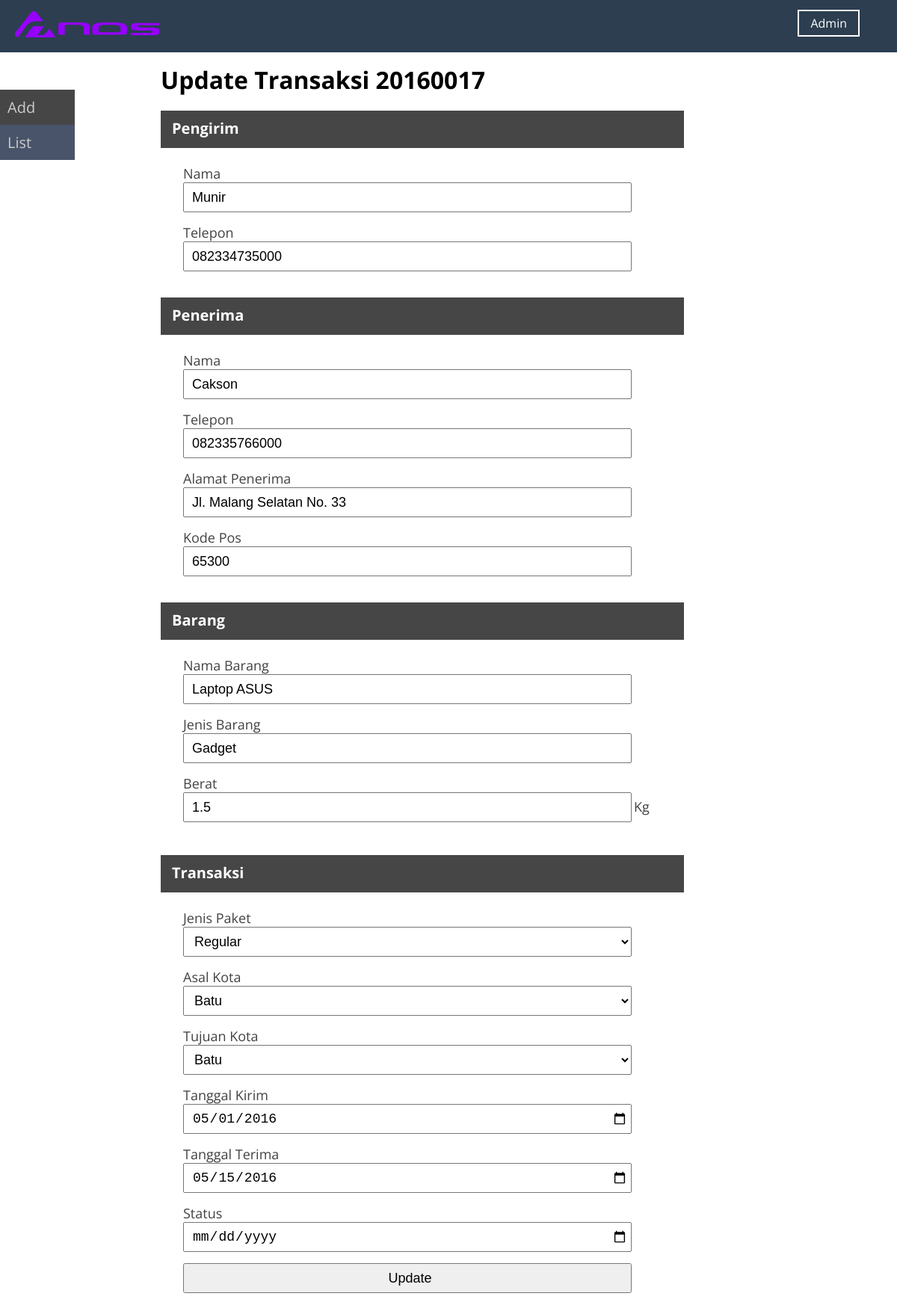
Page /ekspedisi/NOS/index.php?operation=update&id=20160017 on the committed database.
### tables this page shows
CREATE TABLE `transaksi` (
  `no_resi` varchar(16) NOT NULL,
  `id_pengirim` int(11) NOT NULL,
  `id_penerima` int(11) NOT NULL,
  `id_barang` int(11) NOT NULL,
  `jenis_paket` varchar(16) NOT NULL,
  `asal_kota` varchar(32) NOT NULL,
  `tujuan_kota` varchar(32) NOT NULL,
  `tgl_kirim` date NOT NULL,
  `tgl_terima` date NOT NULL,
  `status` varchar(16) NOT NULL,
  `harga` double NOT NULL
);

CREATE TABLE `pengirim` (
  `id_pengirim` int(11) NOT NULL,
  `id_penerima` int(11) NOT NULL,
  `id_barang` int(11) NOT NULL,
  `nama_pengirim` varchar(32) NOT NULL,
  `telepon_pengirim` varchar(16) NOT NULL
);

CREATE TABLE `penerima` (
  `id_penerima` int(11) NOT NULL,
  `nama_penerima` varchar(32) NOT NULL,
  `telepon_penerima` varchar(16) NOT NULL,
  `alamat_penerima` varchar(128) NOT NULL,
  `kode_pos` varchar(6) NOT NULL
);

CREATE TABLE `barang` (
  `id_barang` int(11) NOT NULL,
  `nama_barang` varchar(32) NOT NULL,
  `jenis_barang` varchar(32) NOT NULL,
  `berat_barang` double NOT NULL
);

### ekspedisi/NOS/index.php (called while the page is built)
<?php
require_once 'Controller/MainController.php';
$controller = new MainController();
$controller->requestTransaksi();

### ekspedisi/NOS/Models/Transaksi.php (called while the page is built, shortened)
<?php
require_once 'Models/Service.php';
class Transaksi{
	private $service = NULL;
	public function __construct(){
		$this->service = new Service();
	}
	public function getTransaksi($id){
		$resource = $this->service->selectById($id);
		return $resource;
	}
}

### ekspedisi/NOS/Models/Service.php (called while the page is built, shortened)
<?php
class Service{
	public $connection;
	public function __construct(){
		$this->connection = mysqli_connect("localhost","admin","admin1","ekspedisi");
	}
	public function selectById($id){
		$action = mysqli_query($this->connection,"SELECT t.no_resi, p.nama_pengirim, p.telepon_pengirim,
			pa.nama_penerima, pa.telepon_penerima, pa.alamat_penerima, pa.kode_pos, b.nama_barang,
			b.jenis_barang, b.berat_barang, t.jenis_paket, t.asal_kota, t.tujuan_kota,
			t.tgl_kirim, t.tgl_terima, t.status, t.harga , t.id_pengirim , t.id_penerima, t.id_barang
			FROM transaksi t JOIN pengirim p ON t.id_pengirim = p.id_pengirim
			JOIN penerima pa ON t.id_penerima = pa.id_penerima JOIN barang b ON t.id_barang = b.id_barang
			WHERE no_resi = $id") or die("error");
		return mysqli_fetch_object($action);
	}
}

### ekspedisi/NOS/Views/Update-transaksi.php (the view, shortened to what this page needs)
<!DOCTYPE html>
<html>
<head>
	<link rel="stylesheet" type="text/css" href="Views/styles/global.css" />
</head>
<body>
	<div id="header">
        <div class="logo">
            <img id="icon-logo" src="Views/images/nos.png">
        </div>
        <div class="navMenu">
            <ul class="menu">
                <li><a href="#">Admin</a></li>
            </ul>
        </div>
	</div>
	<div id="container">
		<div class="sidebar">
			<ul id="nav">
				<li class="add"><a href="index.php?operation=add">Add</a></li>
				<li class="list"><a href="index.php?operation=list">List</a></li>
			</ul>
		</div>
		<div class="content">
            <h1>Update Transaksi <?php print $lists->no_resi; ?></h1>
            <div class="wrapper">
             <form id="myForm" role="form" action="" method="POST" onsubmit="return validasi()">
                <p id="section">Pengirim</p> <br>
                    <p id="label">Nama <p>
                    <input type="text" id="namaPengirim" name="namaPengirim"
                    value="<?php print $lists->nama_pengirim; ?>">
                    <br><br>
                    <p id="label">Telepon<p>
                    <input type="tel" id="teleponPengirim" name="teleponPengirim"
                    value="<?php print $lists->telepon_pengirim; ?>">
                    <br><br>
                <p id="section">Penerima</p> <br>
                    <p id="label">Nama<p>
                    <input type="text" id="namaPenerima" name="namaPenerima"
                    value="<?php print $lists->nama_penerima; ?>">
                    <br><br>
                    <p id="label">Telepon<p>
                    <input type="tel" id="teleponPenerima" name="teleponPenerima"
                    value="<?php print $lists->telepon_penerima; ?>">
                    <br><br>
                    <p id="label">Alamat Penerima<p>
                    <input type="text" id="alamatPenerima" name="alamatPenerima"
                    value="<?php print $lists->alamat_penerima; ?>">
                    <br><br>
                    <p id="label">Kode Pos<p>
                    <input type="text" id="posPenerima" name="kodePos"
                    value="<?php print $lists->kode_pos; ?>">
                    <br><br>
                <p id="section">Barang</p><br>
                    <p id="label">Nama Barang<p>
                    <input type="text" id="namaBarang" name="namaBarang"
                    value="<?php print $lists->nama_barang; ?>">
                    <br><br>
                    <p id="label">Jenis Barang<p>
                    <input type="text" id="jenisBarang" name="jenisBarang"
                    value="<?php print $lists->jenis_barang; ?>">
                    <br><br>
                    <p id="label">Berat<p>
                    <input type="text" id="beratBarang" name="beratBarang"
                    value="<?php print $lists->berat_barang; ?>">
                    <span id="label">Kg<span>
                    <br><br>
                <p id="section">Transaksi</p><br>
                    <p id="label">Jenis Paket<p>
                    <select id="jenisTransaksi" name="jenisTransaksi">
                        <option>Regular</option>
                    </select>
                    <br><br>
                    <p id="label">Asal Kota<p>
                    <select id="asalKota" name="asalKota">
                        <option>Batu</option>
                    </select>
                    <br><br>
                    <p id="label">Tujuan Kota<p>
                    <select id="tujuan" name="tujuanKota">
                        <option>Batu</option>
                    </select>
                    <br/><br/>
                    <p id="label">Tanggal Kirim<p>
                    <input type="date" id="tglKirim" name="tglKirim"
                    value="<?php print $lists->tgl_kirim; ?>">
                    <br><br>
                    <p id="label">Tanggal Terima<p>
                    <input type="date" id="tglTerima" name="tglTerima"
                    value="<?php print $lists->tgl_terima; ?>">
                    <br><br>
					<p id="label">Status<p>
                    <input type="date" id="status" name="status"
                    value="<?php print $lists->status; ?>">
                    <br><br>
                    <p1><input type="submit" name="submit" value="Update"></p1><br>
            </form>
        </div>
    </div>
	</div>
</body>
</html>

### ekspedisi/NOS/Views/styles/global.css (style rules this page uses)
* { margin: 0; padding: 0; box-sizing: border-box; }
body { font-family: 'Open Sans'; }
a { text-decoration: none; }
div#header { width: 100%; height: 70px; background-color: #2c3e50; margin: 0 auto; }
.logo { float: left; margin-top: 15px; margin-left: 20px; }
img#icon-logo { width: 200px; }
ul.menu li { list-style: none; display: inline; margin-left: 20px; color: #fff; border: 2px solid #fff; padding: 5px 15px 5px 15px; }
div.navMenu { padding-top: 20px; float: right; margin-right: 50px; }
ul#nav li { list-style: none; }
ul#nav li a { color: #ccc; display: block; padding: 10px; font-size: 20px; -webkit-transition: 0.2s; -moz-transition: 0.2s; -o-transition: 0.2s; transition: 0.2s; }
ul a { color: white; }
div#container { width: 100%; margin: 0 auto; }
.sidebar { margin-top: 50px; width: 100px; height: 500px; float: left; }
.add { background-color: #464646; }
.list { background-color: #49546a; }
div.wrapper { margin-top: 15px; }
.content { width: auto; margin-left: 200px; height: 500px; background-color: #fff; padding: 15px; }
.content p { color: #424242; font-size: 0.73em; }
p#section { font-size: 20px; font-weight: bolder; color: #fff; background-color: #464646; width: 700px; height: 50px; padding: 10px 10px 10px 15px; margin-top: 20px; }
p#label, input, select { margin-left: 30px; }
p#label, span#label { font-size: 18px; }
input, select { font-size: 18px; width: 600px; height: 40px; padding: 2px 3px 2px 10px; }
input[type=submit] { margin-bottom: 20px; }

### rows in the picture
transaksi: no_resi "20160017", namaPengirim "Munir", teleponPengirim "082334735000", namaPenerima "Cakson", teleponPenerima "082335766000", alamatPenerima "Jl. Malang Selatan No. 33", kodePos "65300", namaBarang "Laptop ASUS", jenisBarang "Gadget", beratBarang "1.5", tglKirim "05/01/2016", tglTerima "05/15/2016"
